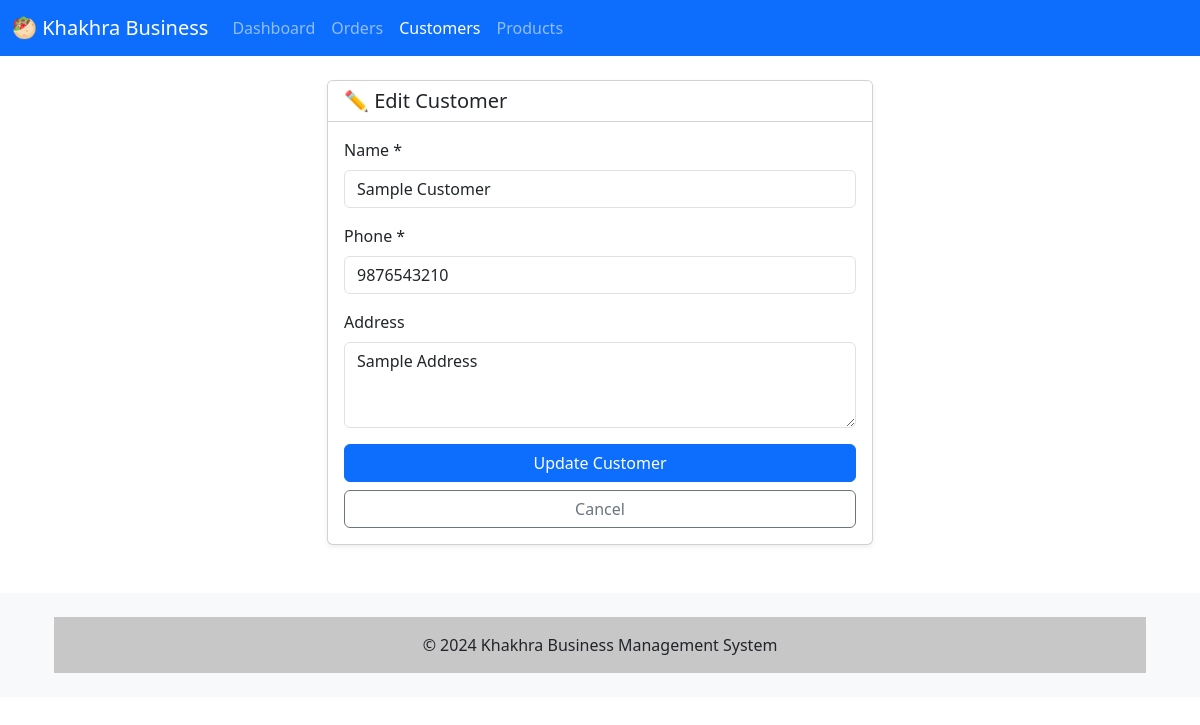
The page /customers/edit/1 on the database its author committed.
### models.py (models this page shows, shortened)
class Customer(db.Model):
    __tablename__ = 'customers'
    id = db.Column(db.Integer, primary_key=True)
    name = db.Column(db.String(100), nullable=False)
    phone = db.Column(db.String(20), unique=True, nullable=False, index=True)
    address = db.Column(db.Text, nullable=True)
    created_at = db.Column(db.DateTime, default=datetime.utcnow)
    orders = db.relationship('Order', backref='customer', lazy=True, cascade="all, delete-orphan")

### blueprints/customers.py (the view, shortened to what this page needs)
@customers_bp.route('/edit/<int:id>', methods=['GET', 'POST'])
def edit_customer(id):
    customer = Customer.query.get_or_404(id)
    return render_template('customers/form.html', customer=customer)

### templates/customers/form.html (shortened to what this page needs)
{% extends "base.html" %}
{% block content %}
<div class="row justify-content-center">
    <div class="col-md-6">
        <div class="card shadow-sm">
            <div class="card-header bg-white">
                <h5 class="mb-0">{{ '✏️ Edit' if customer else '➕ Add' }} Customer</h5>
            </div>
            <div class="card-body">
                <form method="POST">
                    <div class="mb-3">
                        <label for="name" class="form-label">Name *</label>
                        <input type="text" class="form-control" id="name" name="name"
                               value="{{ customer.name if customer else '' }}" required>
                    </div>
                    <div class="mb-3">
                        <label for="phone" class="form-label">Phone *</label>
                        <input type="tel" class="form-control" id="phone" name="phone"
                               value="{{ customer.phone if customer else '' }}" required>
                    </div>
                    <div class="mb-3">
                        <label for="address" class="form-label">Address</label>
                        <textarea class="form-control" id="address" name="address"
                                  rows="3">{{ customer.address if customer else '' }}</textarea>
                    </div>
                    <div class="d-grid gap-2">
                        <button type="submit" class="btn btn-primary">
                            {{ 'Update' if customer else 'Add' }} Customer
                        </button>
                        <a href="{{ url_for('customers.list_customers') }}" class="btn btn-outline-secondary">
                            Cancel
                        </a>
                    </div>
                </form>
            </div>
        </div>
    </div>
</div>
{% endblock %}

### rows shown on the page
Customer: name "Sample Customer", phone "9876543210", address "Sample Address"

### other values the page prints
{{ '✏️ Edit' if customer else '➕ Add' }} "✏️ Edit"
{{ 'Update' if customer else 'Add' }} "Update"
